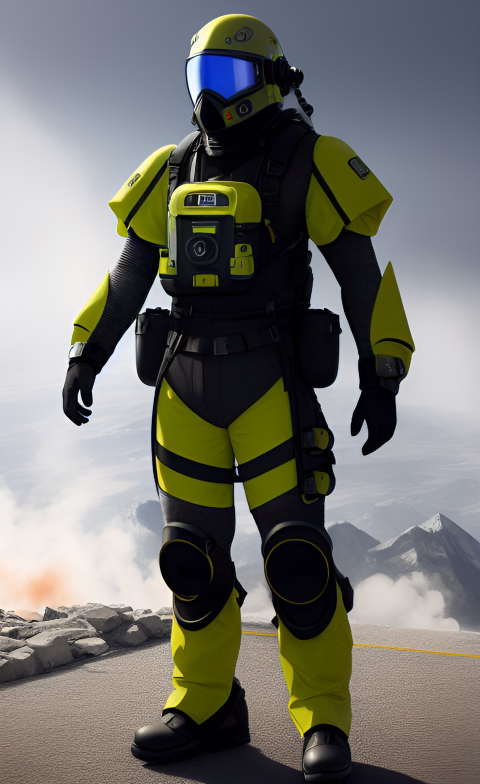
#> input picture data/samples/f0_hazard_radiation_suit.jpg, 960 x 1568 px, given in place of the camera (shown at 1/2 size)
$ python 3dcamtomesh.py   (older library calls are emulated)
#> lines starting #> are read from the running program, lines starting #| are printed output that depends on the picture
import cv2
import numpy as np
import open3d as o3d

# Set up OpenCV camera object
cap = cv2.VideoCapture(0)
cap.set(cv2.CAP_PROP_FRAME_WIDTH, 640)
cap.set(cv2.CAP_PROP_FRAME_HEIGHT, 480)

# Define intrinsic matrix (this should be calibrated for your specific camera)
intrinsic_matrix = np.array([[528.77, 0, 318.27], [0, 527.51, 238.24], [0, 0, 1]])

# Define parameters for depth calculation
depth_scale = 0.001  # Depth is in millimeters, so we need to scale it
depth_clipping_distance = 1000  # Maximum distance to track in millimeters

# Create Open3D point cloud object
pcd = o3d.geometry.PointCloud()

while True:
    # Capture and process each frame
    ret, frame = cap.read()
#> frame is the input picture: shape (1568, 960, 3); mean B, G, R 110, 115.2, 115.7
    if not ret:
        break

    # Convert color image to grayscale
    gray = cv2.cvtColor(frame, cv2.COLOR_BGR2GRAY)
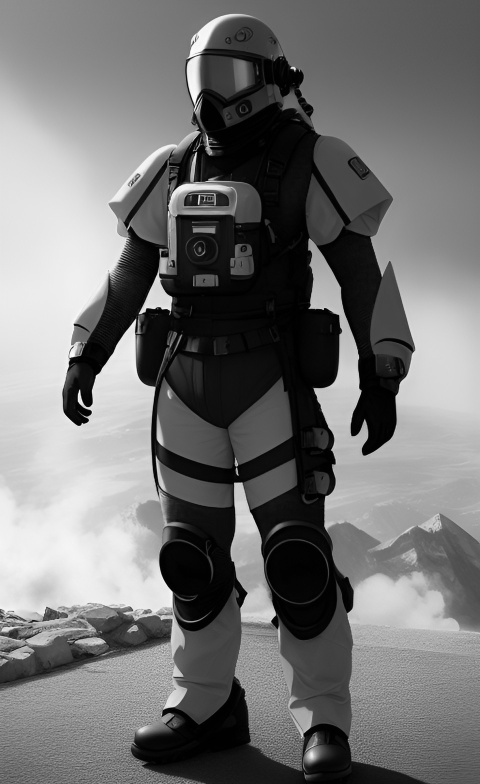
#> gray: shape (1568, 960) (shown at 1/2 size); min 0, max 255, mean 114.8

    # Calculate depth map from grayscale image
    depth = cv2.convertScaleAbs(cv2.Laplacian(gray, cv2.CV_16S, ksize=3))
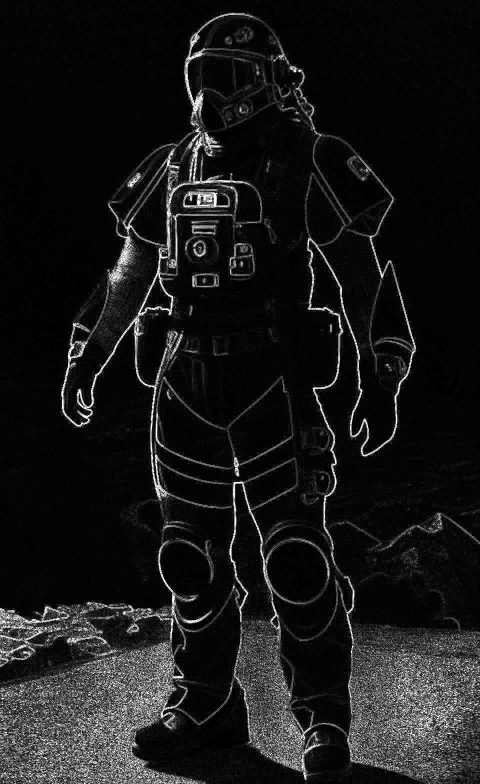
#> depth: shape (1568, 960) (shown at 1/2 size); min 0, max 255, mean 24
    depth = cv2.normalize(depth, None, alpha=0, beta=255, norm_type=cv2.NORM_MINMAX)
    depth = cv2.medianBlur(depth, 5)
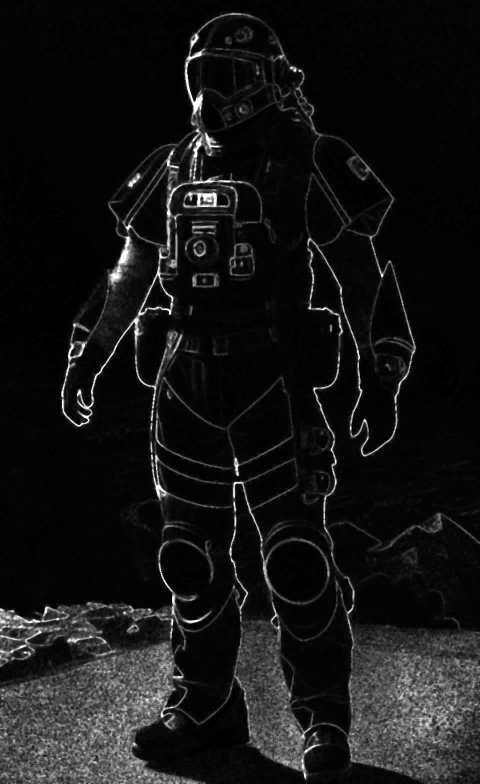
#> depth: shape (1568, 960) (shown at 1/2 size); min 0, max 255, mean 20.9

    # Convert depth map to 3D point cloud using intrinsic matrix and depth scaling
#> (the run stopped early here; a loop or call above may not have finished)

$ run again, on data/samples/pca_test1.jpg
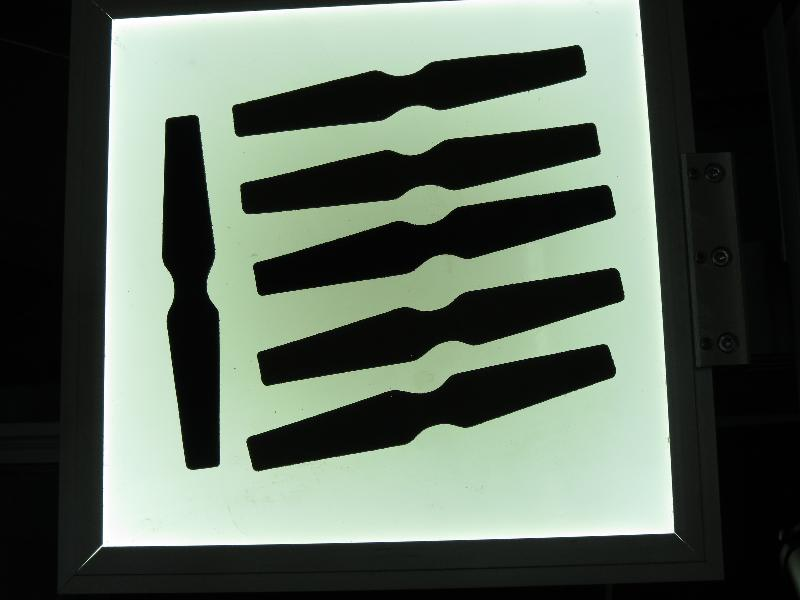
#> input picture data/samples/pca_test1.jpg, 800 x 600 px, given in place of the camera
#> frame is the input picture: shape (600, 800, 3); mean B, G, R 89.1, 100.8, 89.3
#> `gray = cv2.cvtColor(frame, cv2.COLOR_BGR2GRAY)`:
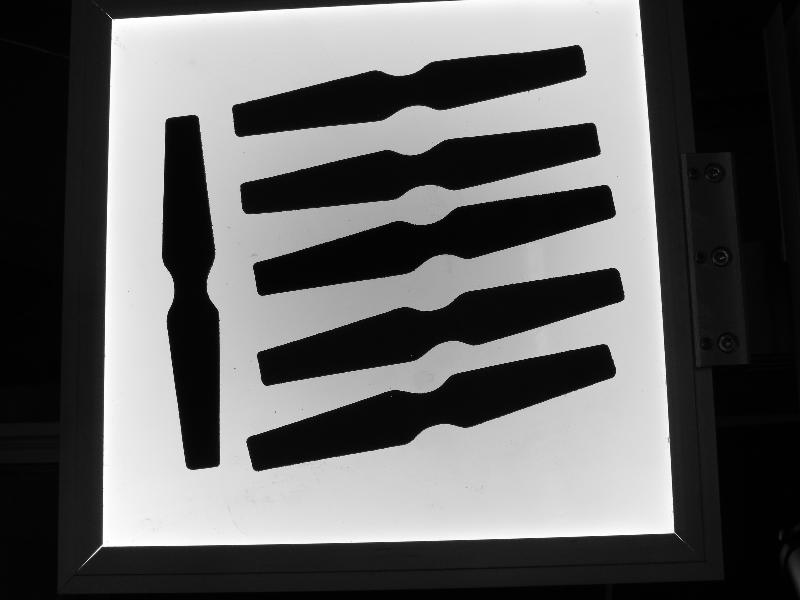
#> gray: shape (600, 800); min 0, max 255, mean 96
#> `depth = cv2.medianBlur(depth, 5)`:
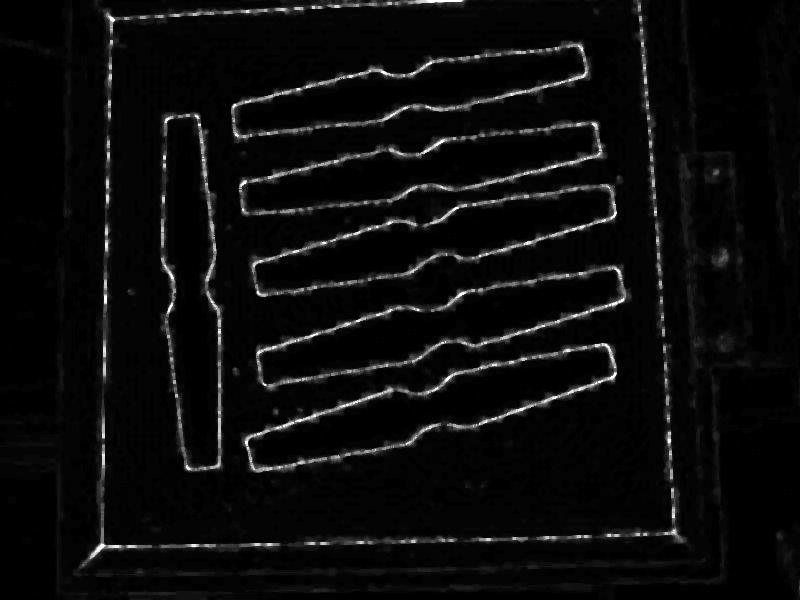
#> depth: shape (600, 800); min 0, max 255, mean 11.5
